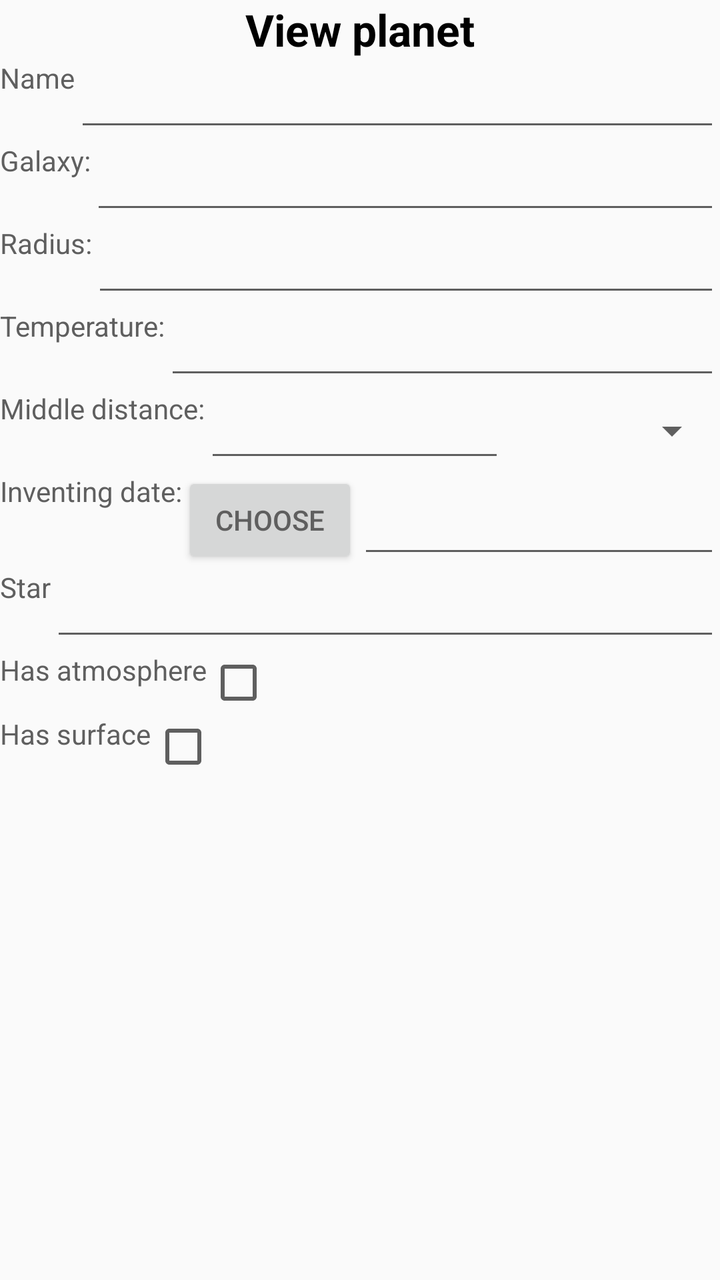
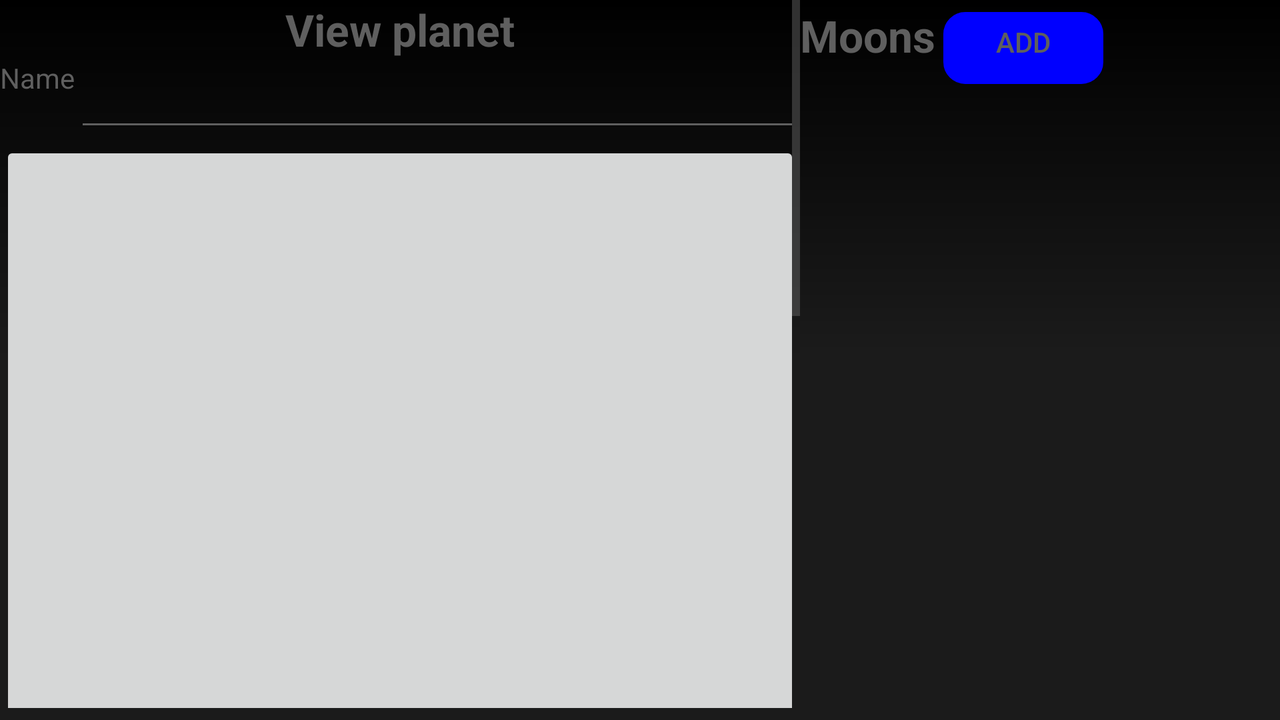

First picture: res/layout/ on a phone held upright. Second picture: the repository's own variant of that layout, on a device whose configuration matches the variant's folder. Source for both follows.
<!-- AndroidManifest.xml: application theme AppTheme -->
<!-- res/layout/fragment_planet.xml -->
<?xml version="1.0" encoding="utf-8"?>
<LinearLayout
    xmlns:android="http://schemas.android.com/apk/res/android" android:layout_width="match_parent"
    android:layout_height="match_parent"
    android:orientation="vertical">
    <TextView
        android:layout_width="match_parent"
        android:layout_height="wrap_content"
        android:text="View planet"
        android:textAlignment="center"
        android:textColor="@android:color/black"
        android:textSize="22sp"
        android:textStyle="bold" />
    <LinearLayout
        android:layout_width="match_parent"
        android:layout_height="wrap_content"
        android:orientation="horizontal">
        <TextView
            android:layout_width="wrap_content"
            android:layout_height="match_parent"
            android:text="Name">
        </TextView>
        <EditText
            android:layout_width="match_parent"
            android:layout_height="match_parent"
            android:id="@+id/name_field"/>
    </LinearLayout>
    <ImageView
        android:layout_width="match_parent"
        android:layout_height="wrap_content"
        android:id="@+id/photo"/>
    <LinearLayout
        android:layout_width="match_parent"
        android:layout_height="wrap_content"
        android:orientation="horizontal">
        <TextView
            android:layout_width="wrap_content"
            android:layout_height="match_parent"
            android:text="Galaxy:"/>
        <EditText
            android:layout_width="match_parent"
            android:layout_height="match_parent"
            android:id="@+id/gal_field"/>
    </LinearLayout>

    <LinearLayout
        android:layout_width="match_parent"
        android:layout_height="wrap_content"
        android:orientation="horizontal">
        <TextView
            android:layout_width="wrap_content"
            android:layout_height="match_parent"
            android:text="Radius:"/>

        <EditText
            android:layout_width="match_parent"
            android:layout_height="match_parent"
            android:id="@+id/radius_field"/>
    </LinearLayout>

    <LinearLayout
        android:layout_width="match_parent"
        android:layout_height="wrap_content"
        android:orientation="horizontal">
        <TextView
            android:layout_width="wrap_content"
            android:layout_height="match_parent"
            android:text="Temperature:"/>
        <EditText
            android:layout_width="match_parent"
            android:layout_height="match_parent"
            android:id="@+id/temp_field"/>
    </LinearLayout>
    <LinearLayout
        android:layout_width="match_parent"
        android:layout_height="wrap_content"
        android:orientation="horizontal">
        <TextView
            android:layout_width="wrap_content"
            android:layout_height="match_parent"
            android:text="Middle distance:"/>

        <EditText
            android:id="@+id/dist_field"
            android:layout_width="150dp"
            android:layout_height="match_parent"
            android:inputType="number" />

        <Spinner
            android:id="@+id/spinner"
            android:layout_width="10dp"
            android:layout_height="match_parent"
            android:layout_weight="1"

            android:entries="@array/unit_types" />
    </LinearLayout>

    <LinearLayout
        android:layout_width="match_parent"
        android:layout_height="wrap_content"
        android:orientation="horizontal">
        <TextView
            android:layout_width="wrap_content"
            android:layout_height="match_parent"
            android:text="Inventing date:"/>
        <Button
            android:layout_width="wrap_content"
            android:layout_height="match_parent"
            android:text="Choose"
            android:onClick="choosePlanetDate"
            android:id="@+id/ch_pl_date"/>
        <EditText
            android:layout_width="match_parent"
            android:layout_height="match_parent"
            android:id="@+id/date_pl_field"
            android:enabled="false"/>
    </LinearLayout>

    <LinearLayout
        android:layout_width="match_parent"
        android:layout_height="wrap_content"
        android:orientation="horizontal">
        <TextView
            android:layout_width="wrap_content"
            android:layout_height="match_parent"
            android:text="Star"/>

        <EditText
            android:layout_width="match_parent"
            android:layout_height="match_parent"
            android:id="@+id/star_field"/>
    </LinearLayout>

    <LinearLayout
        android:layout_width="match_parent"
        android:layout_height="wrap_content"
        android:orientation="horizontal">
        <TextView
            android:layout_width="wrap_content"
            android:layout_height="match_parent"
            android:text="Has atmosphere"/>

        <CheckBox
            android:layout_width="match_parent"
            android:layout_height="match_parent"
            android:id="@+id/has_atm"/>
    </LinearLayout>

    <LinearLayout
        android:layout_width="match_parent"
        android:layout_height="wrap_content"
        android:orientation="horizontal">
        <TextView
            android:layout_width="wrap_content"
            android:layout_height="match_parent"
            android:text="Has surface"/>

        <CheckBox
            android:layout_width="match_parent"
            android:layout_height="match_parent"
            android:id="@+id/has_surface"/>
    </LinearLayout>
    <ListView
        android:layout_width="match_parent"
        android:layout_height="match_parent">

    </ListView>
</LinearLayout>
<!-- resources referenced by this layout -->
<resources>
  <style name="AppTheme" parent="Theme.AppCompat.Light.DarkActionBar">
          
          <item name="colorPrimary">@color/colorPrimary</item>
          <item name="colorPrimaryDark">@color/colorPrimaryDark</item>
          <item name="colorAccent">@color/colorAccent</item>
          <item name="android:textColor">@color/textColor</item>
          <item name="android:color">@color/white</item>
          <item name="android:editTextColor">@color/white</item>
          <item name="android:textColorPrimary">@color/textColor</item>
          <item name="android:textColorSecondary">@color/textColor</item>
          <item name="android:textColorHighlight">@color/textColor</item>
          
          <item name="windowActionBar">false</item>
          <item name="windowNoTitle">true</item>
          <item name="android:alertDialogStyle">@style/CustomDialogTheme</item>
      </style>
  <color name="colorPrimary">#010133</color>
  <color name="colorPrimaryDark">#0000FF</color>
  <color name="colorAccent">#D81B60</color>
  <color name="textColor">#5F5F5F</color>
  <color name="white">#FFFFFF</color>
  <style name="CustomDialogTheme" parent="@android:style/Theme.Dialog">
          
      </style>
</resources>
<!-- res/layout-land/fragment_planet.xml (the repository's variant of the layout above) -->
<!-- drawn on the phone turned sideways -->
<?xml version="1.0" encoding="utf-8"?>
<FrameLayout android:layout_width="match_parent"
    android:layout_height="match_parent"

    tools:context="com.example.astronomicdirclient.ui.main.PlanetTabFragment"
    xmlns:android="http://schemas.android.com/apk/res/android"
    xmlns:tools="http://schemas.android.com/tools">

    <FrameLayout android:layout_width="match_parent"
        android:layout_height="wrap_content"
        android:id="@+id/lay"
        android:background="@drawable/background"
        xmlns:android="http://schemas.android.com/apk/res/android" />

    <LinearLayout
        android:orientation="horizontal"
        android:layout_width="match_parent"
        android:layout_height="match_parent"
        android:background="@drawable/background">

            <ScrollView
                android:layout_height="match_parent"
                android:layout_width="400dp">

                <LinearLayout
                    android:layout_width="match_parent"
                    android:layout_height="match_parent"
                    android:orientation="vertical">

                    <TextView
                        android:layout_width="match_parent"
                        android:layout_height="wrap_content"
                        android:text="View planet"
                        android:textAlignment="center"
                        android:textSize="22sp"
                        android:textStyle="bold" />

                    <LinearLayout
                        android:layout_width="match_parent"
                        android:layout_height="wrap_content"
                        android:orientation="horizontal">

                        <TextView
                            android:layout_width="wrap_content"
                            android:layout_height="match_parent"
                            android:text="Name"></TextView>

                        <EditText
                            android:layout_width="match_parent"
                            android:layout_height="match_parent"
                            android:id="@+id/name_field" />
                    </LinearLayout>

                    <ImageButton
                        android:layout_width="match_parent"
                        android:layout_height="400dp"
                        android:id="@+id/photo" />

                    <LinearLayout
                        android:layout_width="match_parent"
                        android:layout_height="wrap_content"
                        android:orientation="horizontal">

                        <TextView
                            android:layout_width="wrap_content"
                            android:layout_height="match_parent"
                            android:text="Galaxy:" />

                        <EditText
                            android:layout_width="match_parent"
                            android:layout_height="match_parent"
                            android:id="@+id/gal_field" />
                    </LinearLayout>

                    <LinearLayout
                        android:layout_width="match_parent"
                        android:layout_height="wrap_content"
                        android:orientation="horizontal">

                        <TextView
                            android:layout_width="wrap_content"
                            android:layout_height="match_parent"
                            android:text="Radius:" />

                        <EditText
                            android:layout_width="match_parent"
                            android:layout_height="match_parent"
                            android:id="@+id/radius_field" />
                    </LinearLayout>

                    <LinearLayout
                        android:layout_width="match_parent"
                        android:layout_height="wrap_content"
                        android:orientation="horizontal">

                        <TextView
                            android:layout_width="wrap_content"
                            android:layout_height="match_parent"
                            android:text="Temperature:" />

                        <EditText
                            android:layout_width="match_parent"
                            android:layout_height="match_parent"
                            android:id="@+id/temp_field" />
                    </LinearLayout>

                    <LinearLayout
                        android:layout_width="match_parent"
                        android:layout_height="wrap_content"
                        android:orientation="horizontal">

                        <TextView
                            android:layout_width="wrap_content"
                            android:layout_height="match_parent"
                            android:text="Middle distance:" />

                        <EditText
                            android:id="@+id/dist_field"
                            android:layout_width="150dp"
                            android:layout_height="match_parent"
                            android:inputType="number" />

                        <Spinner
                            android:id="@+id/spinner"
                            android:layout_width="10dp"
                            android:layout_height="match_parent"
                            android:layout_weight="1"

                            android:entries="@array/unit_types" />
                    </LinearLayout>

                    <LinearLayout
                        android:layout_width="match_parent"
                        android:layout_height="wrap_content"
                        android:orientation="horizontal">

                        <TextView
                            android:layout_width="wrap_content"
                            android:layout_height="match_parent"
                            android:text="Inventing date:" />

                        <Button
                            android:id="@+id/ch_pl_date"
                            android:layout_width="wrap_content"
                            android:layout_height="match_parent"
                            android:background="@drawable/inset"
                            android:onClick="choosePlanetDate"
                            android:text="Choose" />

                        <EditText
                            android:layout_width="match_parent"
                            android:layout_height="match_parent"
                            android:id="@+id/date_pl_field"
                            android:enabled="false" />
                    </LinearLayout>

                    <LinearLayout
                        android:layout_width="match_parent"
                        android:layout_height="wrap_content"
                        android:orientation="horizontal">

                        <TextView
                            android:layout_width="wrap_content"
                            android:layout_height="match_parent"
                            android:text="Star" />

                        <EditText
                            android:layout_width="match_parent"
                            android:layout_height="match_parent"
                            android:id="@+id/star_field" />
                    </LinearLayout>

                    <LinearLayout
                        android:layout_width="match_parent"
                        android:layout_height="wrap_content"
                        android:orientation="horizontal">

                        <TextView
                            android:layout_width="wrap_content"
                            android:layout_height="match_parent"
                            android:text="Has atmosphere" />

                        <CheckBox
                            android:layout_width="match_parent"
                            android:layout_height="match_parent"
                            android:id="@+id/has_atm" />
                    </LinearLayout>

                    <LinearLayout
                        android:layout_width="match_parent"
                        android:layout_height="wrap_content"
                        android:orientation="horizontal">

                        <TextView
                            android:layout_width="wrap_content"
                            android:layout_height="match_parent"
                            android:text="Has surface" />

                        <CheckBox
                            android:layout_width="match_parent"
                            android:layout_height="match_parent"
                            android:id="@+id/has_surface" />
                    </LinearLayout>
                </LinearLayout>
            </ScrollView>
        
            <LinearLayout
                android:background="@drawable/background"
                android:orientation="vertical"
                android:id="@+id/moons_list"
                android:layout_width="match_parent"
                android:layout_height="match_parent">

                <LinearLayout
                    android:layout_width="match_parent"
                    android:layout_height="wrap_content"
                    android:orientation="horizontal">

                    <TextView
                        android:layout_width="wrap_content"
                        android:layout_height="wrap_content"
                        android:textAlignment="center"
                        android:textSize="22sp"
                        android:textStyle="bold"
                        android:text="Moons" />

                    <Button
                        android:layout_width="wrap_content"
                        android:layout_height="wrap_content"
                        android:id="@+id/addMoonBut"
                        android:background="@drawable/inset"
                        android:text="Add" />
                </LinearLayout>

                <ListView
                    android:layout_width="match_parent"
                    android:layout_height="match_parent"
                    android:id="@+id/moons" />
            </LinearLayout>
    </LinearLayout>
</FrameLayout>
<!-- resources referenced by the variant -->
<!-- as the phone turned sideways resolves them -->
<resources>
  <!-- drawable background (drawable) -->
  <?xml version="1.0" encoding="utf-8"?>
  <inset xmlns:android="http://schemas.android.com/apk/res/android"
      xmlns:tools="http://schemas.android.com/tools">
      <ripple android:color="?attr/colorControlHighlight"
          tools:targetApi="lollipop">
          <item>
              <shape android:shape="rectangle">
                  <gradient
                      android:angle="270"
                      android:centerColor="#1b1b1b"
                      android:endColor="#1b1b1b"
                      android:startColor="#000000"
                      android:type="linear"/>
                  <padding android:bottom="6dp"/>
                  
              </shape>
          </item>
      </ripple>
  </inset>
  <!-- drawable inset (drawable) -->
  <?xml version="1.0" encoding="utf-8"?>
  <inset xmlns:android="http://schemas.android.com/apk/res/android"
      android:insetBottom="6dp"
      android:insetLeft="4dp"
      android:insetRight="4dp"
      android:insetTop="6dp">
      <ripple android:color="?attr/colorControlHighlight">
          <item>
              <shape android:shape="rectangle"
                  android:tint="@color/colorPrimaryDark">
                  <corners android:radius="10dp"/>
                  <solid android:color="@color/colorPrimaryDark"/>
                  <padding android:bottom="6dp"/>
                  <stroke android:color="#000000" android:width="2dp"/>
              </shape>
          </item>
      </ripple>
  </inset>
  <style name="AppTheme" parent="Theme.AppCompat.Light.DarkActionBar">
          
          <item name="colorPrimary">@color/colorPrimary</item>
          <item name="colorPrimaryDark">@color/colorPrimaryDark</item>
          <item name="colorAccent">@color/colorAccent</item>
          <item name="android:textColor">@color/textColor</item>
          <item name="android:color">@color/white</item>
          <item name="android:editTextColor">@color/white</item>
          <item name="android:textColorPrimary">@color/textColor</item>
          <item name="android:textColorSecondary">@color/textColor</item>
          <item name="android:textColorHighlight">@color/textColor</item>
          
          <item name="windowActionBar">false</item>
          <item name="windowNoTitle">true</item>
          <item name="android:alertDialogStyle">@style/CustomDialogTheme</item>
      </style>
  <color name="colorPrimaryDark">#0000FF</color>
  <color name="colorPrimary">#010133</color>
  <color name="colorAccent">#D81B60</color>
  <color name="textColor">#5F5F5F</color>
  <color name="white">#FFFFFF</color>
  <style name="CustomDialogTheme" parent="@android:style/Theme.Dialog">
          
      </style>
</resources>
